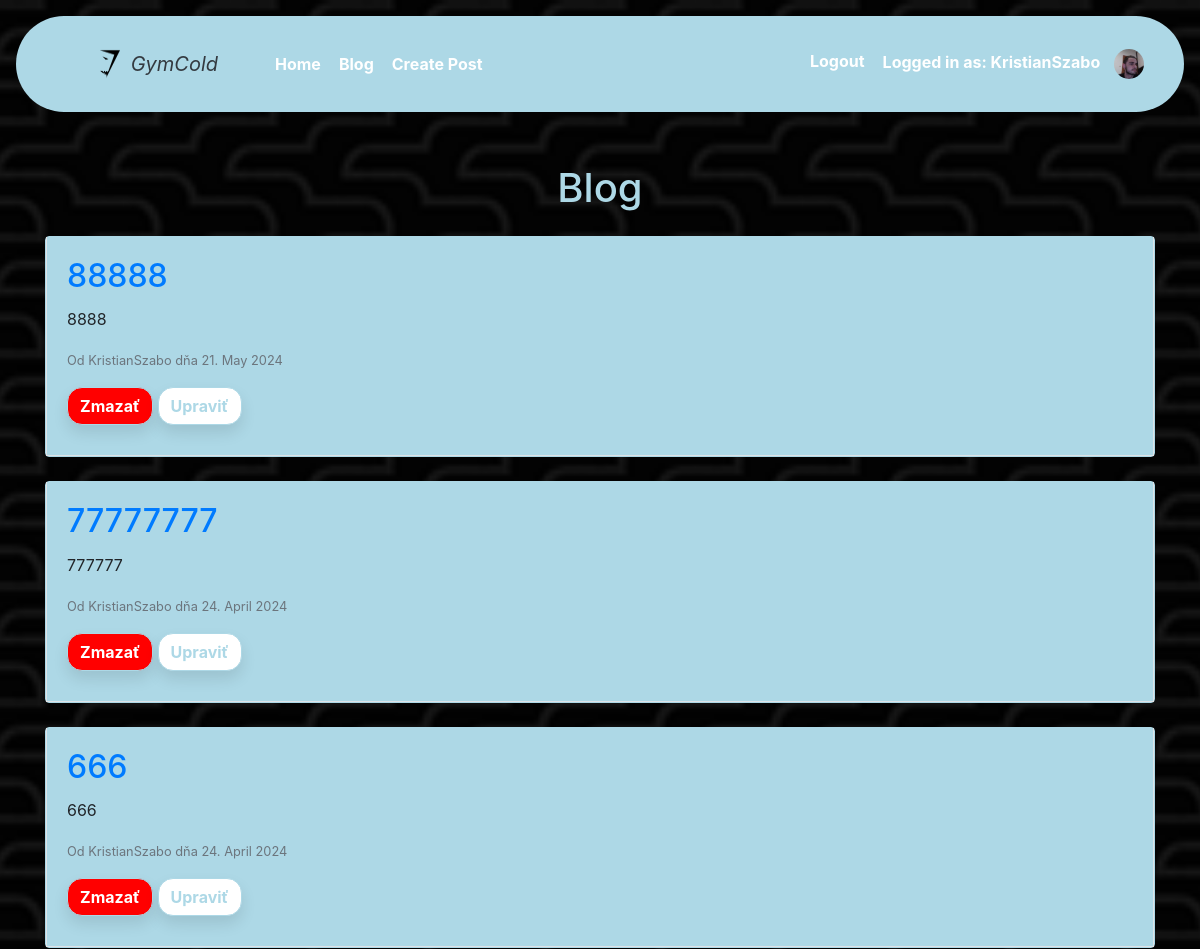
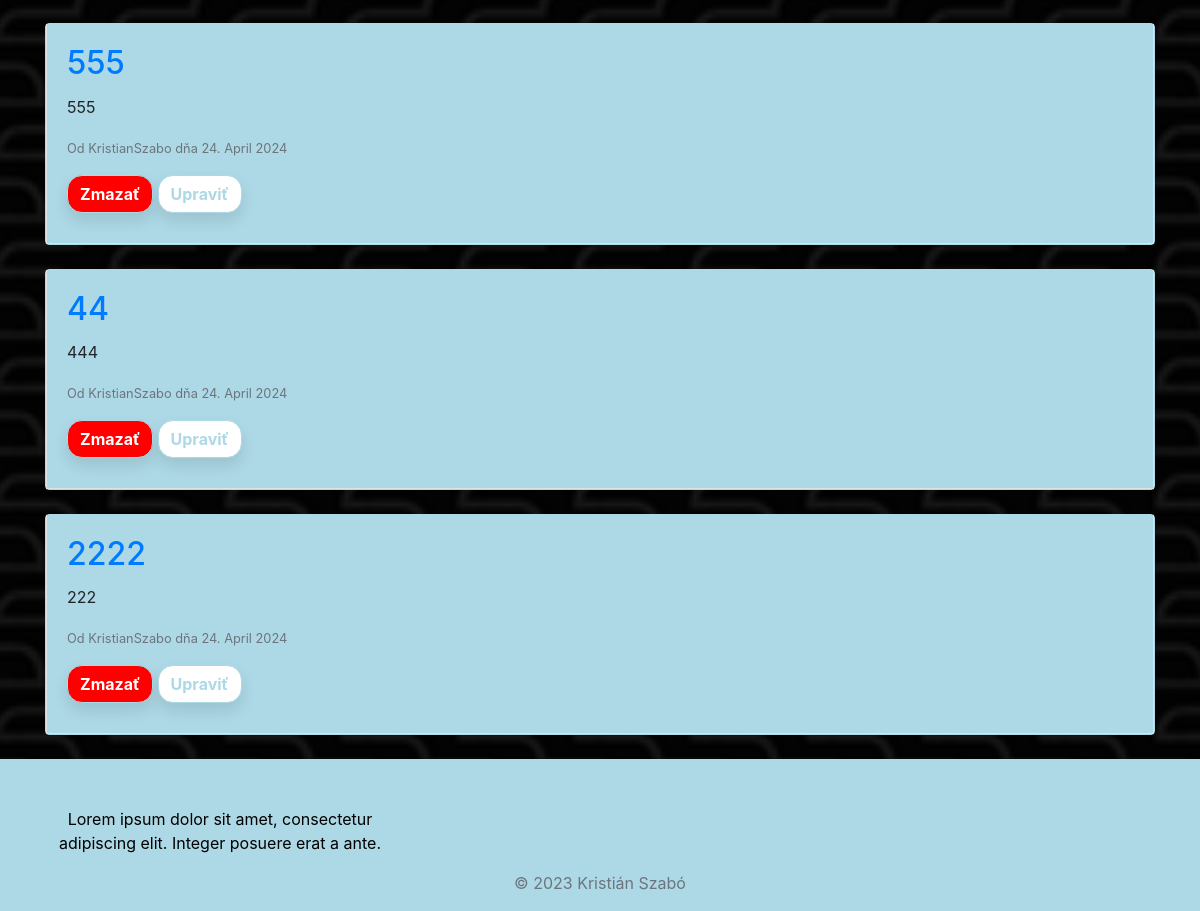
Screenshot of /blog.php (signed in) with the database file from the repository (2 pictures, top to bottom).
### tables this page shows
CREATE TABLE `posts` (
  `id` int(11) NOT NULL,
  `title` varchar(255) NOT NULL,
  `content` text NOT NULL,
  `image` varchar(255) DEFAULT NULL,
  `author` varchar(255) NOT NULL,
  `user_id` int(11) NOT NULL,
  `created_at` datetime NOT NULL
);

### classes.php (called while the page is built, shortened)
<?php
class Post {
    private $conn;
    public function __construct($conn) {
        $this->conn = $conn;
    }
    public function getAll() {
        $query = 'SELECT * FROM posts ORDER BY created_at DESC';
        $stmt = $this->conn->prepare($query);
        $stmt->execute();
        return $stmt->fetchAll(PDO::FETCH_ASSOC);
    }
}
?>

### blog.php (the view, shortened to what this page needs)
<?php
require_once 'db_connection.php';
require_once 'classes.php';
require_once 'edit_post.php';
$post = new Post($conn);
$result = $post->getAll();
require_once 'header.php';
?>
<main>
    <div class="container mt-4">
        <h1 class="text-center mb-4" style="color: white;">Blog</h1>
        <?php if (count($result) > 0) : ?>
            <?php foreach ($result as $row) : ?>
                <div id="post-<?php echo $row['id']; ?>" class="card mb-4">
                    <div class="card-body">
                        <h2 class="card-title"><a href="#post-<?php echo $row['id']; ?>"><?php echo $row['title']; ?></a></h2>
                        <p class="card-text"><?php echo $row['content']; ?></p>
                        <p class="card-text"><small class="text-muted">Od <?php echo $row['author']; ?> dňa <?php echo date('j. F Y', strtotime($row['created_at'])); ?></small></p>
                    <?php if ($_SESSION['user_id'] == $row['user_id'] || $_SESSION['role'] === 'admin') : ?>
                        <a href="#deleteModal-<?php echo $row['id']; ?>" class="btn delete-button" data-toggle="modal">Zmazať</a>
                        <a href="#editModal-<?php echo $row['id']; ?>" class="btn button-farba" data-toggle="modal">Upraviť</a>
                    <?php endif; ?>
                    </div>
                </div>
            <?php endforeach; ?>
        <?php else : ?>
            <p>Neboli nájdené žiadne blogové príspevky.</p>
        <?php endif; ?>
    </div>
</main>
<?php
require_once 'footer.php';
?>

### header.php (shortened to what this page needs)
<!DOCTYPE html>
<html>
<head>
  <link rel="stylesheet" href="css/style.css">
  <link rel="stylesheet" href="https://maxcdn.bootstrapcdn.com/bootstrap/4.0.0/css/bootstrap.min.css">
  <header>
  <nav class="navbar navbar-expand-lg m-3 fixed-top" id="main-navbar">
      <div class="container-fluid py-3">
          <a class="navbar-brand text-dark font-italic fw-bold fs-3 mx-3 mx-lg-5" href="index.php">
              <img src="img/logo.png" alt="Logo" width="30" height="30" class="d-inline-block align-top">
              <span class="d-none d-lg-inline">GymCold</span>
          </a>
          <div class="collapse navbar-collapse" id="collapsibleNavbar">
    <ul class="navbar-nav mr-auto">
      <li class="nav-item <?php if ($currentPage === 'index.php') echo 'active'; ?>">
         <a class="nav-link" href="index.php">Home</a>
      </li>
      <li class="nav-item">
        <a class="nav-link" href="blog.php">Blog</a>
      </li>
      <li class="nav-item">
        <a class="nav-link" href="create_post.php">Create Post</a>
      </li>
    </ul>
<ul class="navbar-nav">
  <?php if (isset($_SESSION['username'])) { ?>
    <li class="nav-item">
      <a class="nav-link" href="logout.php">Logout</a>
    </li>
    <li class="nav-item">
    <a href="profile.php" class="nav-link">
    Logged in as: <?php echo $_SESSION['username']; ?>
    <?php if (!empty($_SESSION['profile_picture'])): ?>
        <img class="profile-picture" src="<?php echo $_SESSION['profile_picture']; ?>" alt="Profile Picture">
    <?php else: ?>
        <img class="profile-picture" src="img/default.jpg" alt="Default Profile Picture">
    <?php endif; ?>
</a>
    </li>
  <?php } ?>
</ul>
          </div>
      </div>
  </nav>
</header>

### footer.php (shortened to what this page needs)
<footer class="footer mt-auto py-3">
  <div class="container">
    <div class="row">
      <div class="col-md-4">
        <h5>O nás</h5>
        <p>Lorem ipsum dolor sit amet, consectetur adipiscing elit. Integer posuere erat a ante.</p>
      </div>
      <div class="col-md-4">
        <h5>Naše sociálne siete:</h5>
      </div>
      <div class="col-md-4">
        <h5>Kontaktuj nás</h5>
        <ul class="list-inline">
      </div>
    </div>
    <div class="row">
      <div class="col-md-12">
        <span class="text-muted">&copy; 2023 Kristián Szabó</span>
      </div>
    </div>
  </div>
</footer>

### css/style.css (style rules this page uses)
html { scroll-behavior: smooth; }
.nav-link { color: white!important; border-radius: 15px; border: 1px solid transparent; transition: border-color 0.5s ease; font-weight: bold; }
.navbar { background-color: #add8e6!important; border-radius: 55px; z-index: 1000!important; position: fixed!important; }
.btn { color: #add8e6!important; background-color: white!important; border-color: #add8e6!important; border-radius: 15px!important; font-weight: bold!important; margin-bottom: 10px!important; box-shadow: 0px 8px 15px rgba(0, 0, 0, 0.1)!important; transition: all 0.3s ease-in-out!important; }
.card { border-color: #add8e6!important; border-radius: 55px; margin-bottom: 20px; }
.card .card-title { color: white!important; }
.card .btn { color: #add8e6; background-color: white; border-color: #add8e6; }
.footer { left: 0; bottom: 0; width: 100%; background-color: #add8e6!important; color: black; text-align: center; position: bottom!important; }
.footer h5 { color: #add8e6; }
h1, h2 { color: #add8e6!important; }
.profile-picture { width: 30px; height: 30px; border-radius: 50%; object-fit: cover; margin-left: 10px; }
.delete-button { background-color: red!important; color: white!important; }
.card-body { background-color: #add8e6!important; border: 1px solid #dee2e6; border-top: none; }

### rows the page displays
posts: title "88888", content "8888", author "KristianSzabo", created_at "21. May 2024"
posts: title "77777777", content "777777", author "KristianSzabo", created_at "24. April 2024"
posts: title "666", content "666", author "KristianSzabo", created_at "24. April 2024"
posts: title "555", content "555", author "KristianSzabo", created_at "24. April 2024"
posts: title "44", content "444", author "KristianSzabo", created_at "24. April 2024"
posts: title "2222", content "222", author "KristianSzabo", created_at "24. April 2024"

### other values shown
$_SESSION['username'] "KristianSzabo"
